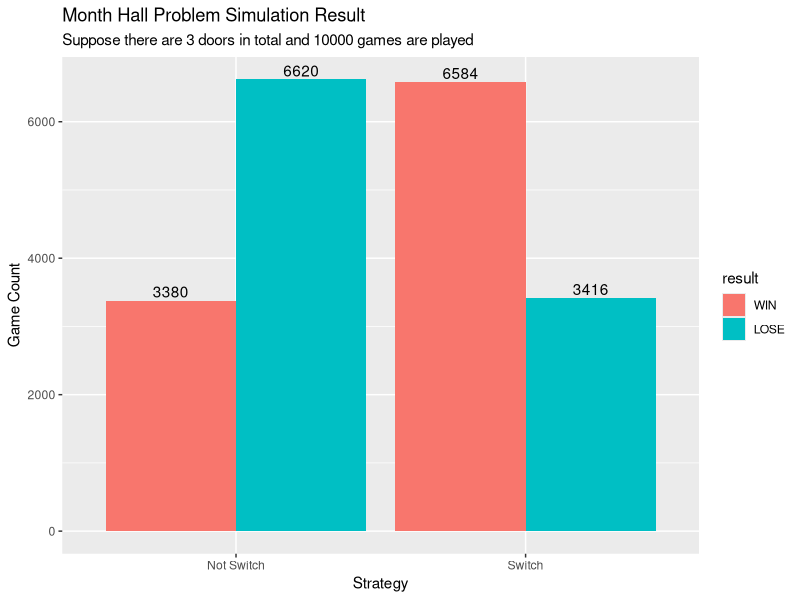
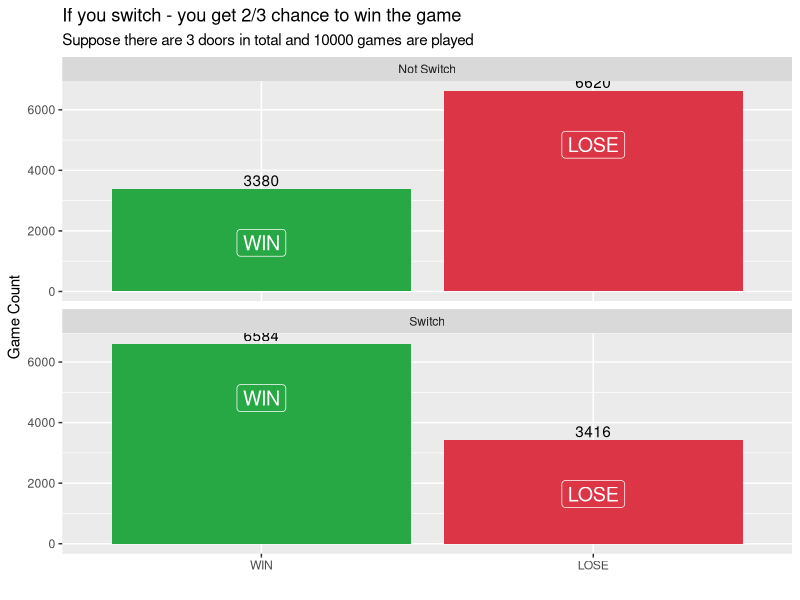

Source code (R) for these figures, in order:
# Monty Hall problem simulation

# load necessary packages
library(tidyverse)

# single game function
monty_hall_game <- function(door_num = 3, switch = FALSE) {
        # given the number of doors and whehter the player is going to swith the selection
        # return whether the play win the price
        doors <- seq(from = 1, to = door_num)
        
        door_price <- base::sample(doors, 1)
        initial_selection <- base::sample(doors, 1)
        
        if (switch) {
                # cross out doors
                door_not_selected <- doors[!doors %in% c(initial_selection)]
                
                if (door_price == initial_selection) {
                        door_cross_out <- base::sample(doors[!doors %in% c(door_price, initial_selection)], door_num - 2)
                } else {
                        door_cross_out <- doors[!doors %in% c(door_price, initial_selection)]
                }
                
                second_selection <- door_not_selected[!door_not_selected %in% door_cross_out]
                result <- ifelse(second_selection == door_price, "WIN", "LOSE")
        } else {
                result <- ifelse(initial_selection == door_price, "WIN", "LOSE")
        }
        
        return(result)
}

# simulation function
monty_hall_sim <- function(door_num = 3, game = 100, switch = FALSE) {
        # given number of doors, how many games are going to be played, the strategy the play chooses
        # return a data frame contains game index and game result
        
        ls_result <- vector("character", length(game))
        ls_strategy <- rep(switch, game)
        
        for (i in 1:game) {
                ls_result[i] <- monty_hall_game(door_num, switch)
        }
        
        df_final <- tibble(game_index = seq(1, game), switch = ls_strategy, result = ls_result)
        
        return(df_final)
}

# run simulation
DOOR_NUM <- 3
GAME <- 10000
df_sim_not_switch <- monty_hall_sim(DOOR_NUM, game = GAME, switch = FALSE)
df_sim_switch <- monty_hall_sim(DOOR_NUM, game = GAME, switch = TRUE)

# visual check
df <- bind_rows(df_sim_not_switch, df_sim_switch) %>%
        group_by(switch, result) %>%
        summarise(count = n()) %>%
        ungroup() %>%
        mutate(switch = ifelse(switch == TRUE, "Switch", "Not Switch")) |> 
        mutate(result = fct(result, levels = c("WIN", "LOSE")))

df |> 
        ggplot(aes(x = switch, y = count, fill = result)) +
        geom_bar(stat = "identity", position = "dodge") +
        geom_text(aes(label = count), position = position_dodge(width = 0.9), vjust = -0.25) +
        labs(x = "Strategy", y = "Game Count", title = "Month Hall Problem Simulation Result", 
             subtitle = paste0("Suppose there are ", DOOR_NUM, " doors in total and ", 
                               GAME, " games are played"))

df |> 
        ggplot(aes(x = result, y = count, fill = result)) +
        geom_bar(stat = "identity", position = "dodge") +
        geom_text(aes(label = count), position = position_dodge(width = 0.9), vjust = -0.25) +
        geom_label(aes(label = result), vjust = 2.5, color = "white", size = 5) +
        facet_wrap(vars(switch), ncol = 1) +
        scale_fill_manual(values=c("#28A745", 
                                   "#DC3545"
                                   )) +
        labs(x = "", y = "Game Count", title = "If you switch - you get 2/3 chance to win the game", 
             subtitle = paste0("Suppose there are ", DOOR_NUM, " doors in total and ", 
                               GAME, " games are played")) +
        theme(legend.position = "none")

